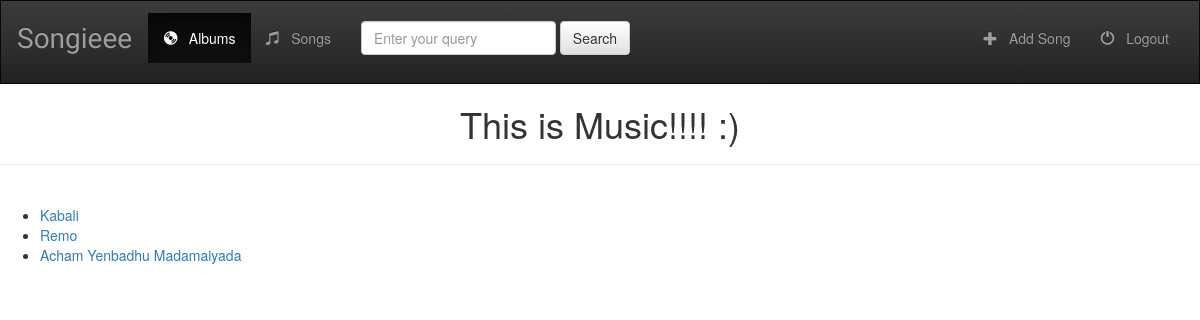
The app's page /music/ with its own data.
### music/models.py (models this page shows, shortened)
class Album(models.Model):
    albumTitle = models.CharField(max_length=250)
    artist = models.CharField(max_length=500)
    genre = models.CharField(max_length=50)
    albumArt = models.CharField(max_length=500)

### music/views.py (the view)
def index(request):
    albums = Album.objects.all()
    return render(request, 'music/index.html', {'albums': albums})

### music/templates/music/index.html
{% extends 'music/base.html' %}
{% block body %}
    <h1 style="text-align:center"> This is Music!!!! :) </h1>
    <hr><br>
    {% if albums %}
        <ul>
            {% for album in albums %}
                <li>
                    <a href="{% url 'music:details' album.id %}"> {{ album.albumTitle }}</a>
                </li>
            {% endfor %}
        </ul>
    {% else %}
        <h2> No Albums Found!!!</h2>
    {% endif %}
{% endblock %}

### records on screen
Album: albumTitle "Kabali"
Album: albumTitle "Remo"
Album: albumTitle "Acham Yenbadhu Madamaiyada"
